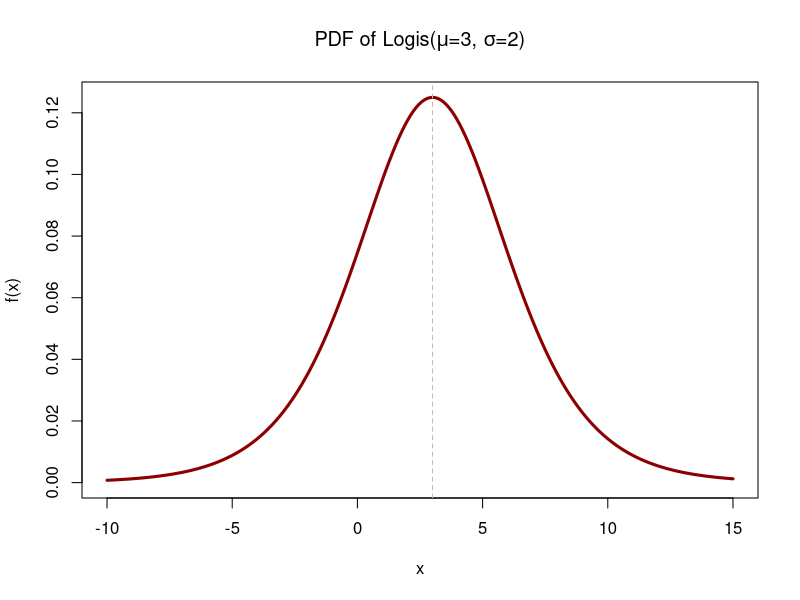
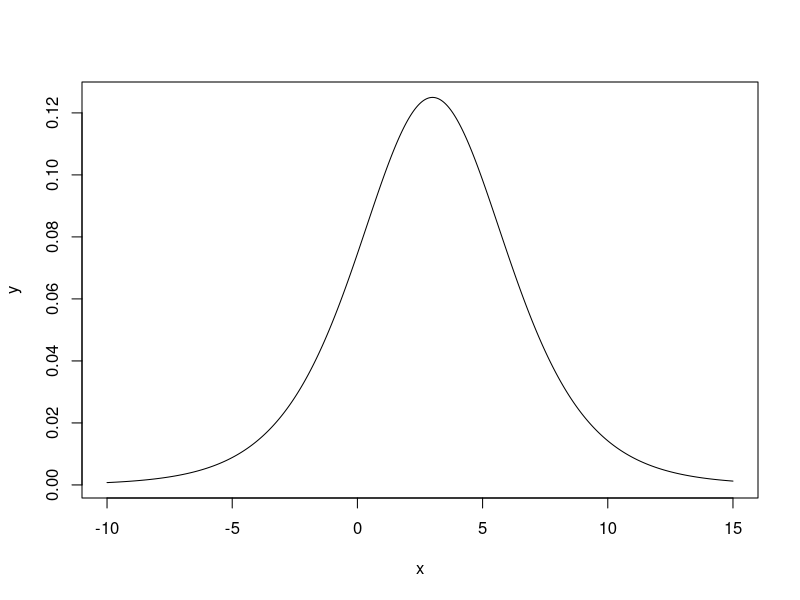
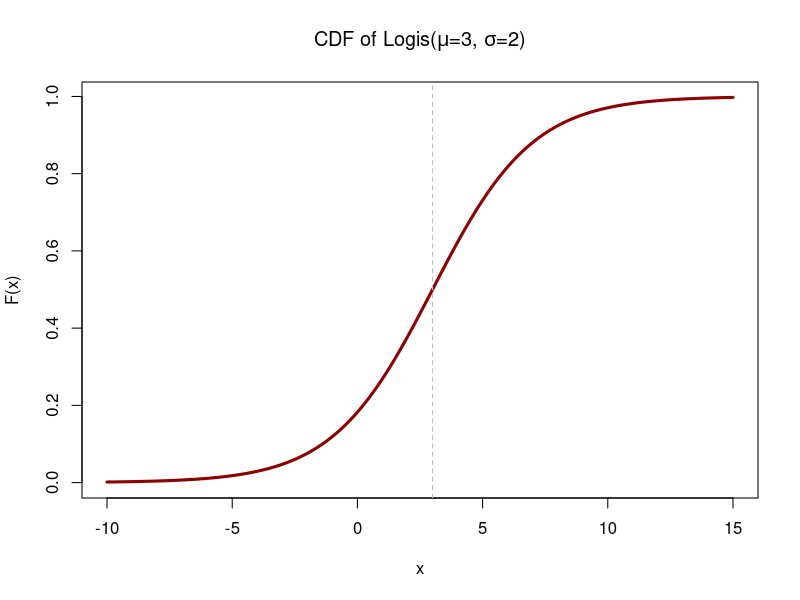
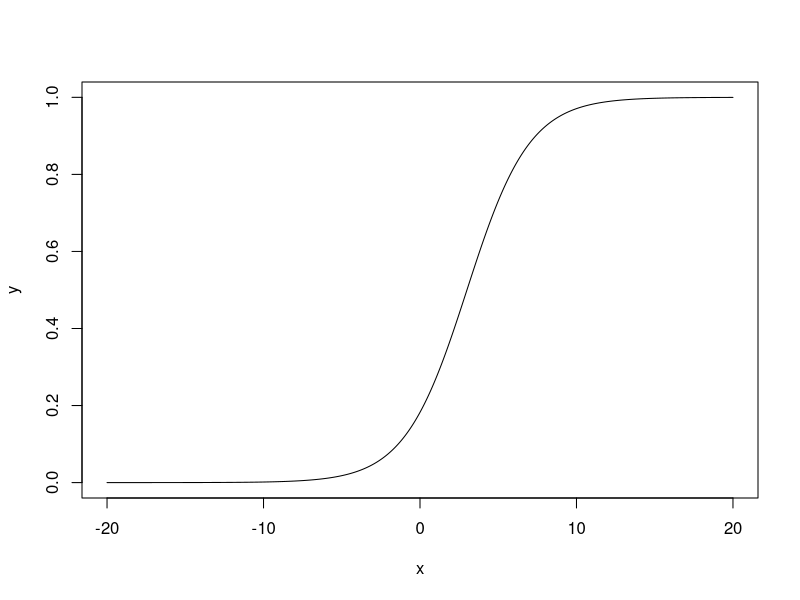

Source code (R) for these figures, in order: (Note: this script raises an error after producing the figures.)
# # plot CDF of Unif(0, 1) distribution
# xset <- seq(-.5, 1.5, .001)
# udat <- data.frame(x=xset,y=punif(xset, min=0, max=1))
# ggplot(data=udat,mapping=aes(x=x, y=y)) +
#   geom_line() + ylab("CDF") + ggtitle("CDF of Unif(0, 1)")
# Plot the PDF with µ = 3 and σ = 2.
# logistic(3, 2)
# dlogis(x, location = 0, scale = 1, log = FALSE)
## Plot the Logistic  probability dist
# create a sequence of x values
rm(list = ls())

##################################mine
library(ggplot2)
x <- seq(-10,15, by=0.02)
mu=3
sigma=2
## Compute the Logistic pdf for each x
y <-dlogis(x,mu,sigma)
plot(x,y,type="l",xlim=c(-10,15),ylim=c(0,max(y)),
     lwd=3, col="darkred",ylab="f(x)",
     main=expression(paste("PDF of Logis(",
                           mu,"=3, ",sigma,"=2)")))
abline(v=c(3),lty=2,col="gray")

####################################teacher's
# get the pdf of logistic regression
pdf_logistic = function (x, mu, sigma) {
  return (exp( -(x-mu)/sigma) / ( sigma* (1+exp(- (x-mu) /sigma))^2 ) )
}
# get the evaluation points and their
# corresponding values
x = seq (-10, 15,by = 0.01)
y = pdf_logistic(x, mu = 3, sigma = 2)
# plot the pdf
plot (x,y, type = 'l')

##################################mine
## Compute the Logistic cdf for each x
y <- plogis(x,mu,sigma)
plot(x,y,type="l",xlim=c(-10,15),ylim=c(0,max(y)),
     lwd=3, col="darkred",ylab="F(x)",
     main=expression(paste("CDF of Logis(",
                           mu,"=3, ",sigma,"=2)")))
abline(v=c(3),lty=2,col="gray")

####################################teacher's
#Prove via CDF. We plot the CDF in R.
# get the cdf
cdf_logistic = function (x, mu, sigma) {
  return( 1/(1+exp(-(x-mu)/sigma)))
}
# get the eveluation
x = seq (-20,20,by = 0.01)
y = cdf_logistic(x, mu = 3, sigma = 2)
# plot cdf
plot (x,y, type = 'l')



##################################mine
#set PRNG seed
set.seed(440)
# Step 1: generate uniform samples
unif_samples <- runif(10000, min=0, max=1)
# Step 2: apply inverse transformation
Logis_samples <- -2*log((1/unif_samples)-1) +3


# plot histogram of samples along with true density
ggplot(data=data.frame(x=Logis_samples)) +
  # create histogram of samples
  geom_histogram(mapping=aes(x=x, y=..density..),
                 fill="white", color="black", bins=30) +
  
  # add true density using 'dlogis'function
  geom_line(data=data.frame(x= seq(-10,15, by=0.02),
                            y = dlogis(x,mu,sigma)),
            mapping=aes(x=x, y=y),color="blue") +
  ggtitle("logistic(3,2) simulation vs truth") 

####################################teacher's
#Below is the R code for the inverse transformation sampling and the visualization.
set.seed (440)
# Step 1: generate uniform samples
unif_samples <- runif (10000, min=0, max=1)
# Step 2: apply inverse transformation
exp_samples <- 3-2*log (1/unif_samples-1)
# plot histogram of samples along with true density
ggplot (data=data.frame (x=exp_samples)) +
  # create histogram of samples
  geom_histogram(mapping=aes (x=x, y=..density..),
                 fill="white", color="black", bins=30) +
  # add true density using' dlogis 'function
  geom_line(data=data.frame(x = seq (-15, 15, .001), 
                            y = dlogis(seq(-15, 15,  .001), location=3,scale=2)), 
                                         mapping=aes(x=x, y=y),color="blue") +
                                           ggtitle("simulation vs truth")


